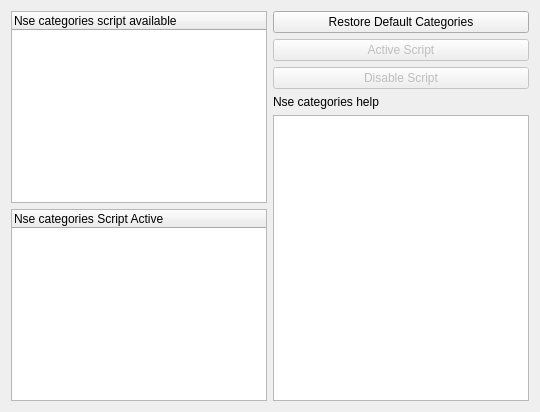
             <widget class="QWidget" name="tab">
              <attribute name="icon">
               <iconset resource="../../../mainwin.qrc">
                <normaloff>:/images/images/book2.png</normaloff>:/images/images/book2.png</iconset>
              </attribute>
              <attribute name="title">
               <string>Categories</string>
              </attribute>
              <layout class="QHBoxLayout" name="horizontalLayout_4">
               <item>
                <layout class="QVBoxLayout" name="verticalLayout_11">
                 <item>
                  <widget class="QTreeWidget" name="nseTreeAvail">
                   <property name="alternatingRowColors">
                    <bool>true</bool>
                   </property>
                   <property name="rootIsDecorated">
                    <bool>false</bool>
                   </property>
                   <column>
                    <property name="text">
                     <string>Nse categories script available</string>
                    </property>
                   </column>
                  </widget>
                 </item>
                 <item>
                  <widget class="QTreeWidget" name="nseTreeActive">
                   <property name="alternatingRowColors">
                    <bool>true</bool>
                   </property>
                   <property name="rootIsDecorated">
                    <bool>false</bool>
                   </property>
                   <column>
                    <property name="text">
                     <string>Nse categories Script Active</string>
                    </property>
                   </column>
                  </widget>
                 </item>
                </layout>
               </item>
               <item>
                <layout class="QVBoxLayout" name="verticalLayout_13">
                 <item>
                  <widget class="QPushButton" name="nseResetBut">
                   <property name="text">
                    <string>Restore Default Categories</string>
                   </property>
                   <property name="icon">
                    <iconset resource="../../../mainwin.qrc">
                     <normaloff>:/images/images/document-revert.png</normaloff>:/images/images/document-revert.png</iconset>
                   </property>
                  </widget>
                 </item>
                 <item>
                  <widget class="QPushButton" name="nseActiveBut">
                   <property name="enabled">
                    <bool>false</bool>
                   </property>
                   <property name="text">
                    <string>Active Script</string>
                   </property>
                   <property name="icon">
                    <iconset resource="../../../mainwin.qrc">
                     <normaloff>:/images/images/flag_green.png</normaloff>:/images/images/flag_green.png</iconset>
                   </property>
                   <property name="flat">
                    <bool>false</bool>
                   </property>
                  </widget>
                 </item>
                 <item>
                  <widget class="QPushButton" name="nseRemoveBut">
                   <property name="enabled">
                    <bool>false</bool>
                   </property>
                   <property name="text">
                    <string>Disable Script</string>
                   </property>
                   <property name="icon">
                    <iconset resource="../../../mainwin.qrc">
                     <normaloff>:/images/images/flag_red.png</normaloff>:/images/images/flag_red.png</iconset>
                   </property>
                  </widget>
                 </item>
                 <item>
                  <widget class="QLabel" name="label_5">
                   <property name="text">
                    <string>Nse categories help</string>
                   </property>
                  </widget>
                 </item>
                 <item>
                  <widget class="QTextBrowser" name="nseTextHelp">
                   <property name="minimumSize">
                    <size>
                     <width>0</width>
                     <height>0</height>
                    </size>
                   </property>
                   <property name="frameShape">
                    <enum>QFrame::StyledPanel</enum>
                   </property>
                  </widget>
                 </item>
                </layout>
               </item>
              </layout>
             </widget>
